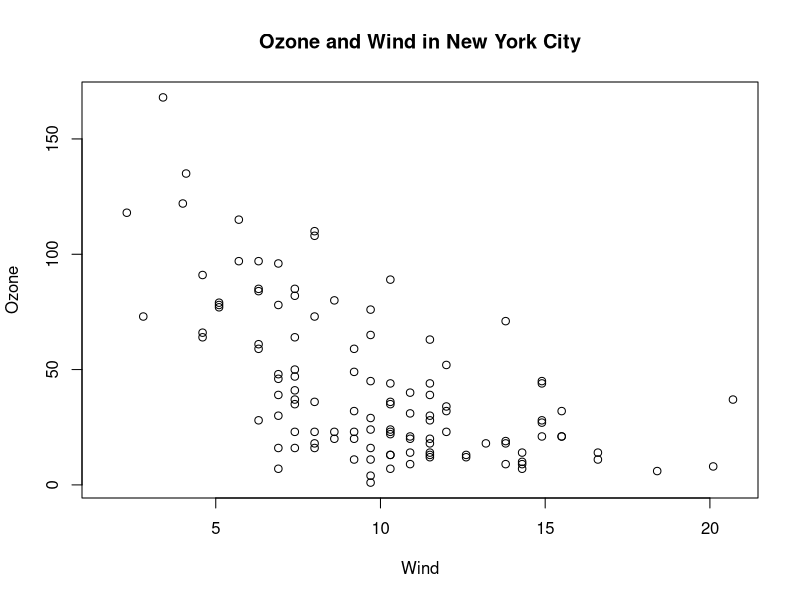
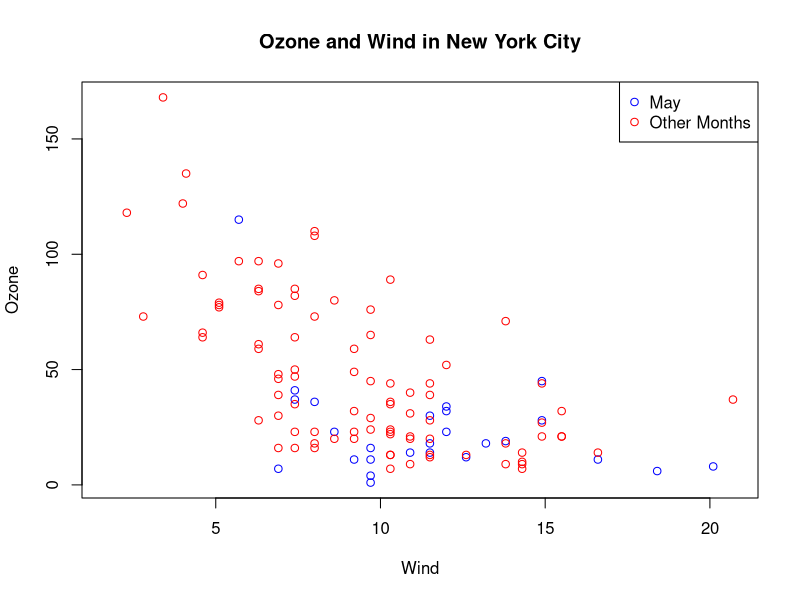
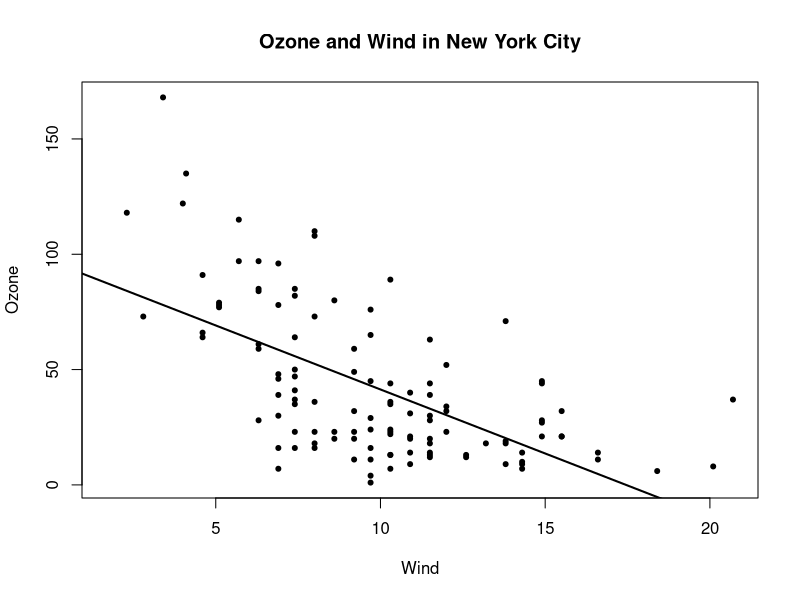
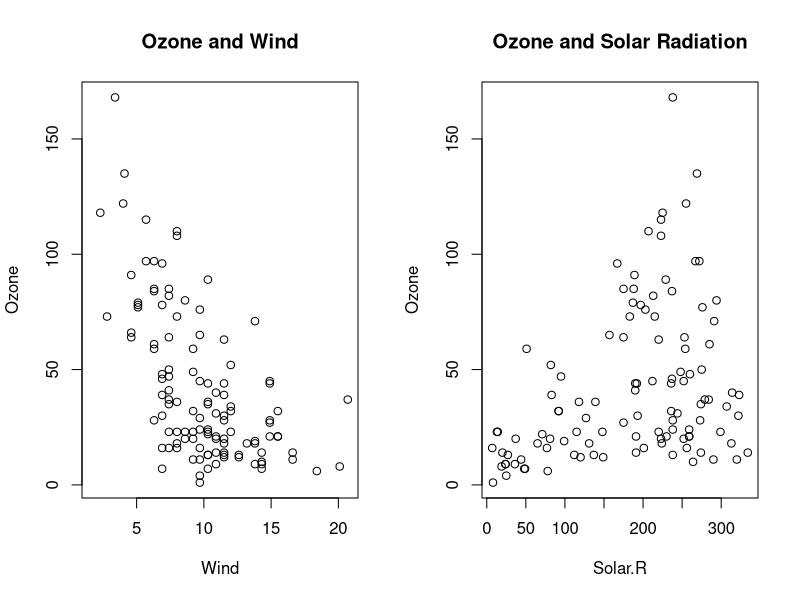
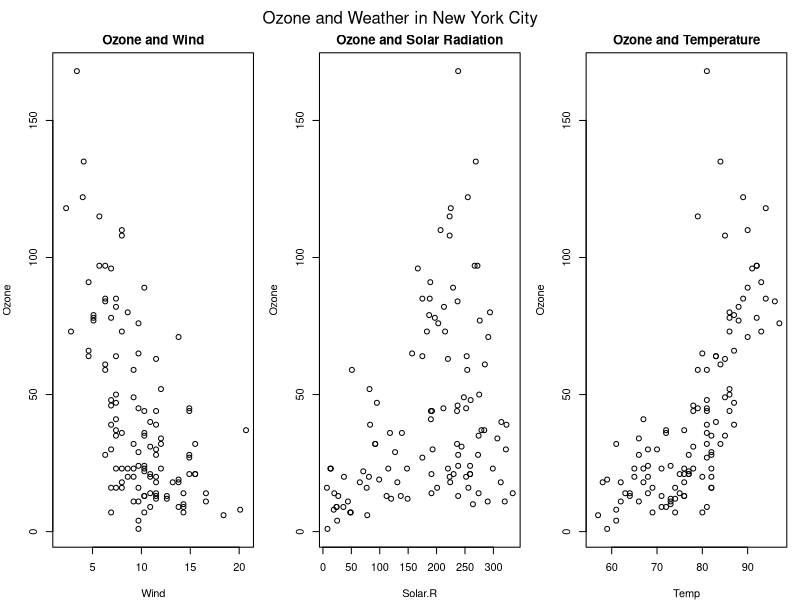

Here is the R script that generated these plots, in order:
## Most common functions in base plotting system:

## - plot: makes scatterplot, or other type of plot depending on class of object
## - lines: adds lines to a plot, given x and y values. simply connects the dots
## - points: add points to a plot
## - text: add test labels to plot by specifying x and y coordinates
## - title: add annotations to the x and y axis labels, titles, subtitle, margin etc.
## - mtext: add arbitrary text to the margins of a plot
## - axis: add axis or tick labels to your plot

library(datasets)
with(airquality, plot(Wind, Ozone))
title(main = 'Ozone and Wind in New York City') ## Adds title

with(airquality, plot(Wind, Ozone, main = 'Ozone and Wind in New York City', type = 'n'))
with(subset(airquality, Month == 5), points(Wind, Ozone, col = 'blue'))
with(subset(airquality, Month != 5), points(Wind, Ozone, col = 'red'))
legend('topright', pch = 1, col = c('blue', 'red'), legend = c('May', 'Other Months'))

with(airquality, plot(Wind, Ozone, main = 'Ozone and Wind in New York City', pch = 20))
model <- lm(Ozone ~ Wind, airquality)
abline(model, lwd = 2)

par(mfrow = c(1, 2))
with(airquality, {
        plot(Wind, Ozone, main = 'Ozone and Wind')
        plot(Solar.R, Ozone, main = 'Ozone and Solar Radiation')
})

par(mfrow = c(1, 3), mar = c(4, 4, 2, 1), oma = c(0,0,2,0))
with(airquality, {
        plot(Wind, Ozone, main = 'Ozone and Wind')
        plot(Solar.R, Ozone, main = 'Ozone and Solar Radiation')
        plot(Temp, Ozone, main = 'Ozone and Temperature')
        mtext('Ozone and Weather in New York City', outer = TRUE)
})

